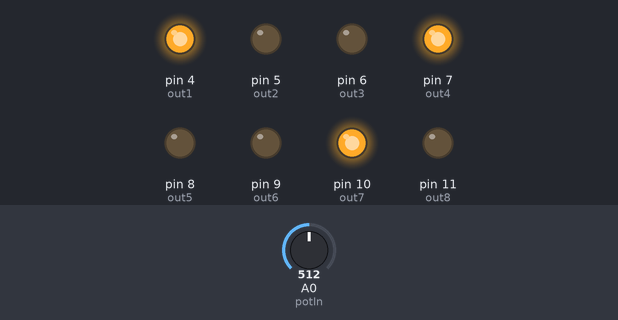
This sketch was run on a simulated Arduino Uno, built with avr-gcc and run on an emulated ATmega328P. On the bench: output pins drawn as LEDs (lit = HIGH). Inputs (shaded band) come from the test bench; at power-on: A0 (potIn) = 512.

Above: at 1.2 s.
1.3 s: A0 (potIn) set to 526
At 2.5 s:
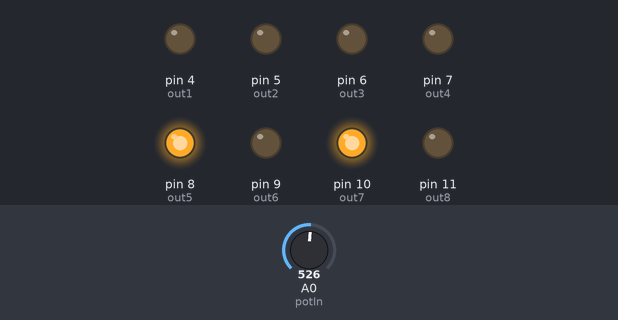
2.8 s: A0 (potIn) set to 716
At 3.9 s:
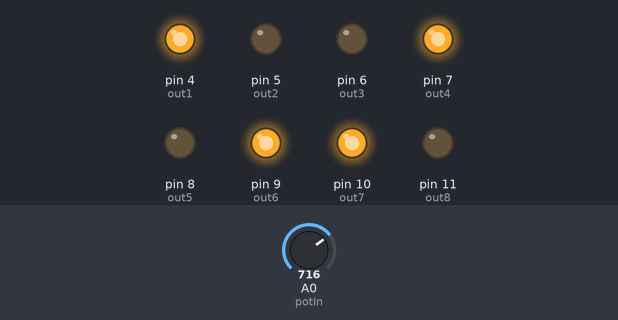
4.3 s: A0 (potIn) set to 724
At 5.2 s:
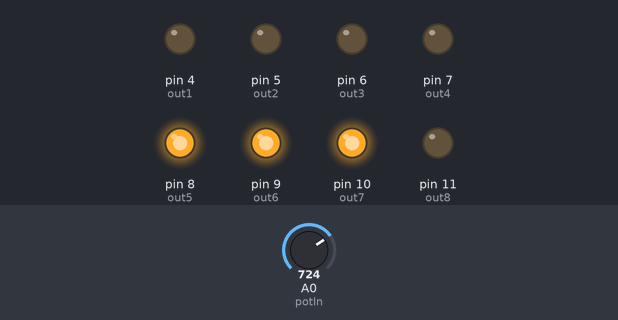
5.8 s: A0 (potIn) set to 900
At 6.4 s:
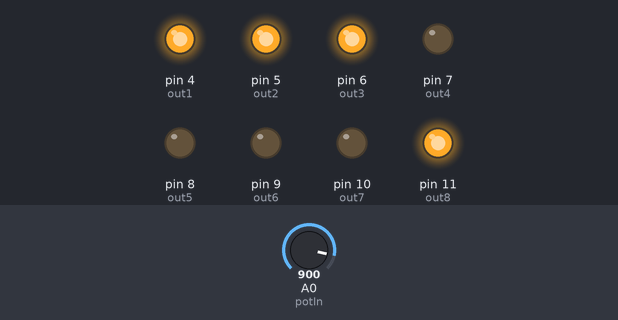
7.3 s: A0 (potIn) set to 910
At 7.7 s:
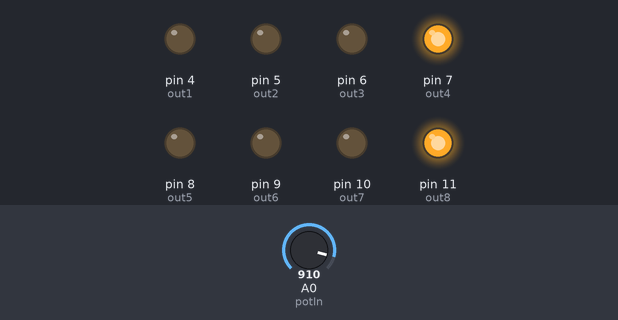
8.8 s: A0 (potIn) set to 511
At 10.1 s:
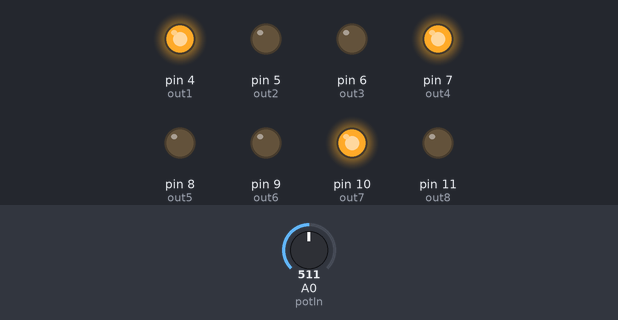
Timing chart, 0 to 11.3 s (numbered marks = the images above; inputs shaded):
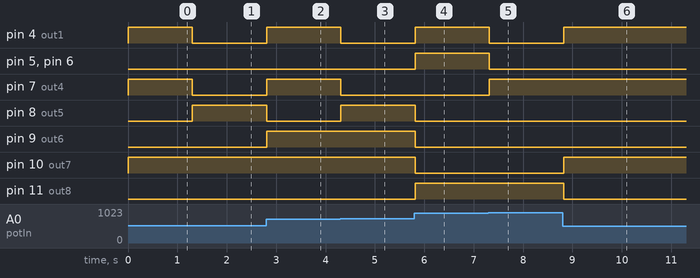

The sketch:

sevenSegDisplay.ino
```cpp
int out1 = 4, out2=5, out3=6, out4=7, out5=8, out6=9, out7=10, out8=11;		//initiate output pin numbers

int potIn= A0; 	//Initiate input pin number
int input,tens,ones; 	// initiate some variables needed for the porgram
int mappedValue=0;

void setup() 	// Setup the ports according to their purpose
{
  pinMode(out1, OUTPUT);
  pinMode(out2, OUTPUT);
  pinMode(out3, OUTPUT);
  pinMode(out4, OUTPUT);
  pinMode(out5, OUTPUT);
  pinMode(out6, OUTPUT);
  pinMode(out7, OUTPUT);
  pinMode(out8, OUTPUT);

  pinMode(potIn, INPUT);
}


void display(int tens, int ones) //Simple function to control the CD4511 given the tens and ones
{
  digitalWrite(out1, bitRead(ones,0));
  digitalWrite(out2, bitRead(ones,1));
  digitalWrite(out3, bitRead(ones,2));
  digitalWrite(out4, bitRead(ones,3));
  digitalWrite(out5, bitRead(tens,0));
  digitalWrite(out6, bitRead(tens,1));
  digitalWrite(out7, bitRead(tens,2));
  digitalWrite(out8, bitRead(tens,3));
}

void loop() // This is where the program will be executed
{
  input = analogRead(potIn); // Read the pot signal
  mappedValue= map(input,0,1023,0,99); // map the pot signal from 0-99
  tens = mappedValue/10; //seperate tens
  ones = mappedValue %10; // seperate ones

  display (tens,ones);
  delay(100);
}
  
```

Measured:
- the behaviour switches between 516 and 517 on A0 (potIn) (found by bisection; images 0 and 1)
- the behaviour switches between 723 and 724 on A0 (potIn) (found by bisection; images 2 and 3)
- the behaviour switches between 909 and 910 on A0 (potIn) (found by bisection; images 4 and 5)
- after the input at 1.3 s, pin 4 (out1), pin 7 (out4): HIGH → LOW at once; pin 8 (out5): LOW → HIGH at once
- after the input at 2.8 s, pin 4 (out1), pin 7 (out4), pin 9 (out6): LOW → HIGH at once; pin 8 (out5): HIGH → LOW at once
- after the input at 4.3 s, pin 4 (out1), pin 7 (out4): HIGH → LOW at once; pin 8 (out5): LOW → HIGH at once
- after the input at 5.8 s, pin 4 (out1), pin 5 (out2), pin 6 (out3), pin 11 (out8): LOW → HIGH at once; pin 8 (out5), pin 9 (out6), pin 10 (out7): HIGH → LOW at once
- after the input at 7.3 s, pin 4 (out1), pin 5 (out2), pin 6 (out3): HIGH → LOW at once; pin 7 (out4): LOW → HIGH at once
- after the input at 8.8 s, pin 4 (out1), pin 10 (out7): LOW → HIGH at once; pin 11 (out8): HIGH → LOW at once
